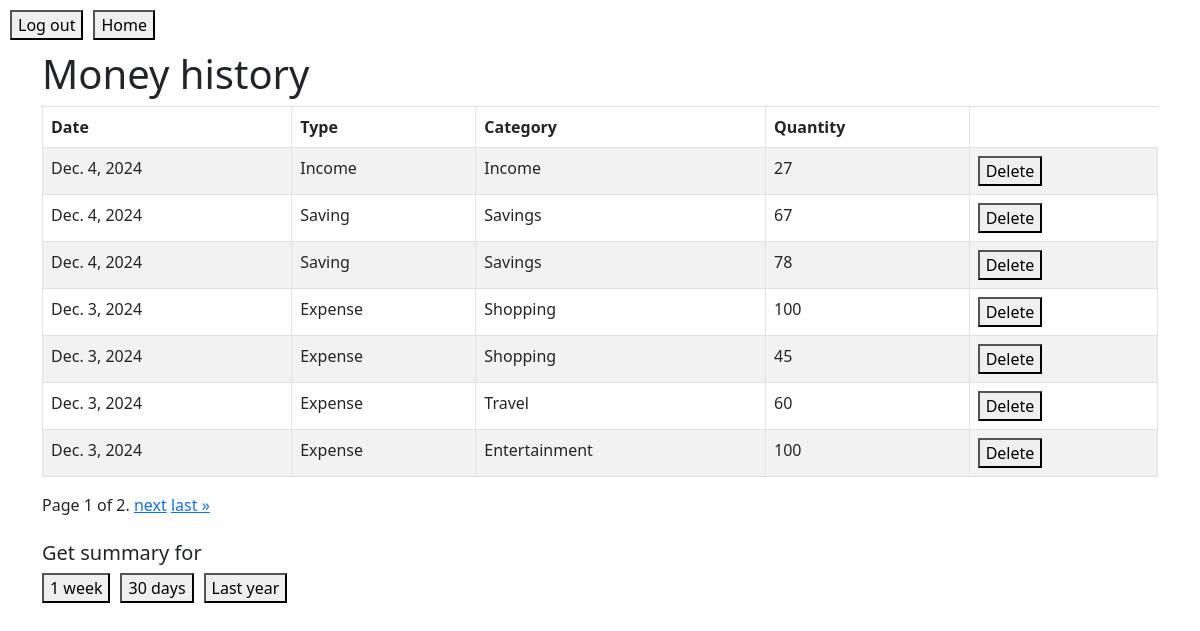
Screenshot of /history (signed in) with the database file from the repository.
### app/models.py (models this page shows)
class AddMoneyInfo(models.Model):
    user = models.ForeignKey(User, on_delete=models.CASCADE)
    money_type = models.CharField(max_length=20, choices = ADD_EXPENSE)
    quantity = models.IntegerField()
    date = models.DateField(default=now)
    category = models.CharField(max_length=20, choices=SELECT_CATEGORY, default="Food")

### app/views.py (the view)
# urls.py: path("history", views.history, name="history"),
def history(request):
    if not request.user.is_authenticated:
        return render(request, "index.html")
    user_addings = AddMoneyInfo.objects.filter(user=request.user).order_by('-date')
    paginator = Paginator(user_addings, 7)
    page_number = request.GET.get("page")
    page_obj = paginator.get_page(page_number)
    return render(request, "history.html", {"page_obj": page_obj})

### app/templates/history.html (shortened to what this page needs)
{% extends "layout.html" %}
{% block body %}
{% include "header.html" %}
    <div class="container">
        <div class="row">
            <div class="col-12 col-lg-12">
                <h1>Money history</h1>
                <div class="table-responsive">
                    <table class="table table-striped table-bordered">
                        <thead>
                            <tr>
                                <th>Date</th>
                                <th>Type</th>
                                <th>Category</th>
                                <th>Quantity</th>
                            </tr>
                        </thead>
                        <tbody>
                            {% for listing in page_obj %}
                            <tr>
                                <td>{{ listing.date }}</td>
                                <td>{{ listing.get_money_type_display}}</td>
                                <td>{{ listing.get_category_display }}</td>
                                <td>{{ listing.quantity }}</td>
                                <td>
                                    <form method="post" action="{%  url 'delete_expense' %}">
                                        <button type="submit">Delete</button>
                                    </form>
                                </td>
                            </tr>
                            {% endfor %}
                        </tbody>
                    </table>
                    <div class="pagination">
                        <span class="step-links">
                            <span class="current">
                                Page {{ page_obj.number }} of {{ page_obj.paginator.num_pages }}.
                            </span>
                            {% if page_obj.has_next %}
                                <a href="?page={{ page_obj.next_page_number }}">next</a>
                                <a href="?page={{ page_obj.paginator.num_pages }}">last &raquo;</a>
                            {% endif %}
                        </span>
                    </div>
                    <br>
                    <h5>Get summary for</h5>
                    <div style="display: flex; gap: 10px;">
                        <form method="get" action="{% url 'one_week' %}">
                            <button type="submit">1 week</button>
                        </form>
                        <form method="get" action="{% url 'thirty_days' %}">
                            <button type="submit">30 days</button>
                        </form>
                        <form>
                            <button type="submit">Last year</button>
                        </form>
                    </div>
                </div>
            </div>
        </div>
    </div>
{% endblock %}

### rows the page displays
AddMoneyInfo: date "Dec. 4, 2024", money_type "Income", category "Income", quantity "27"
AddMoneyInfo: date "Dec. 4, 2024", money_type "Saving", category "Savings", quantity "67"
AddMoneyInfo: date "Dec. 4, 2024", money_type "Saving", category "Savings", quantity "78"
AddMoneyInfo: date "Dec. 3, 2024", money_type "Expense", category "Shopping", quantity "100"
AddMoneyInfo: date "Dec. 3, 2024", money_type "Expense", category "Shopping", quantity "45"
AddMoneyInfo: date "Dec. 3, 2024", money_type "Expense", category "Travel", quantity "60"
AddMoneyInfo: date "Dec. 3, 2024", money_type "Expense", category "Entertainment", quantity "100"

### other values shown
{{ page_obj.number }} "1"
{{ page_obj.paginator.num_pages }} "2"
